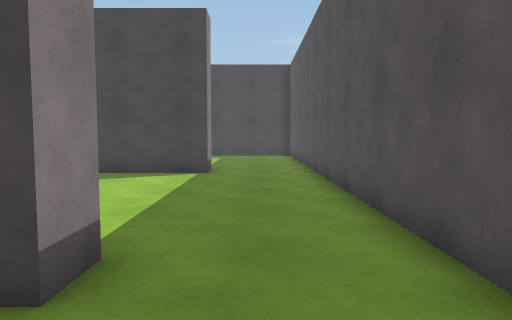
[1] (above)

16 first-person views from a walk through a scene from a Unity 3-D project. The camera is 1.2 m above the floor, tilts 4° down and sees 70° across. The floor is counted in squares, 1 m on a side. Each view is taken from the middle of a square. On the plan, view 1 faces up. The plan holds only what a view shows up to about 15 squares ahead; the rest is blank.

[2]
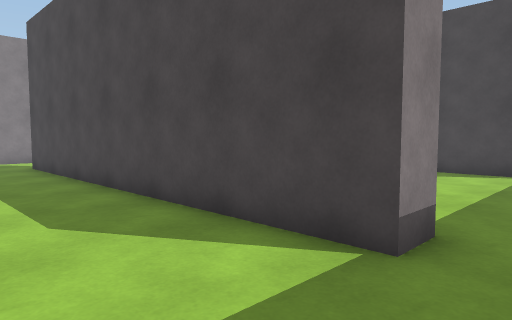

[3]
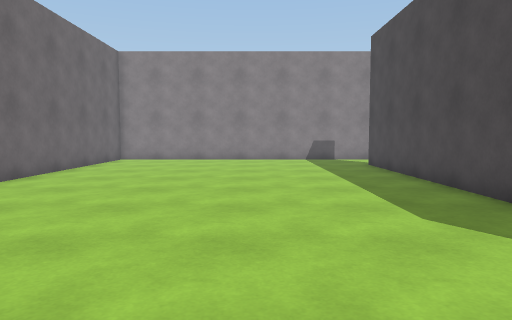

[4]
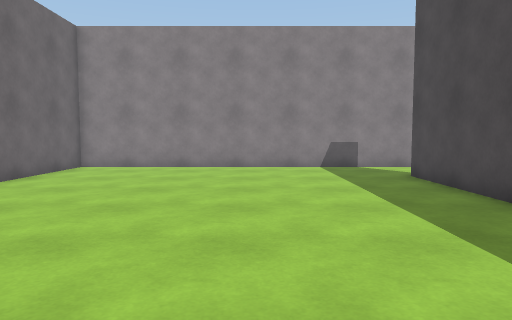

[5]
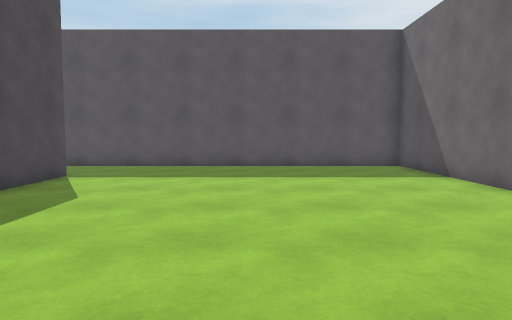

[6]
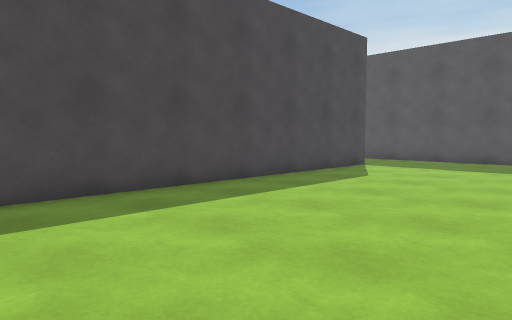

[7]
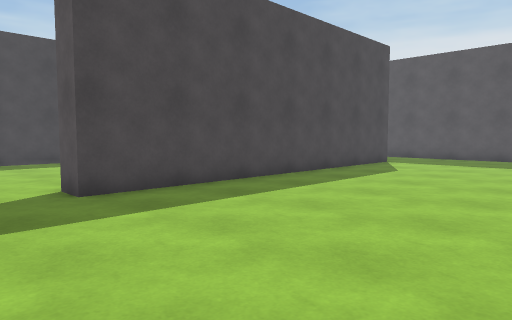

[8]
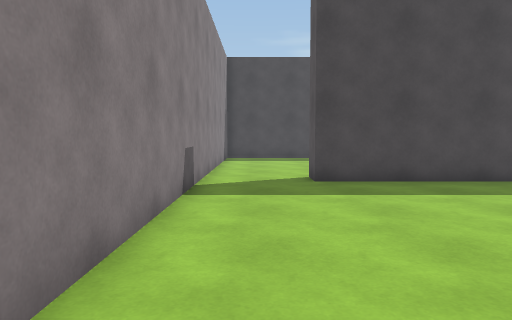

[9]
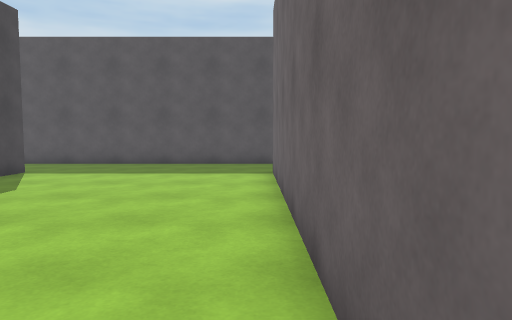

[10]
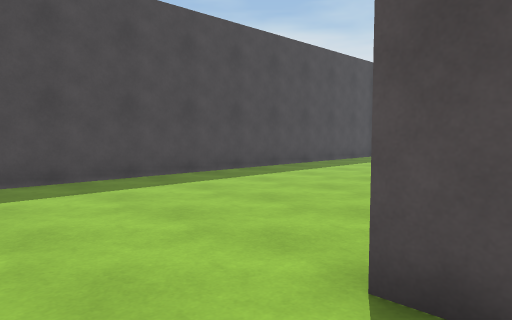

[11]
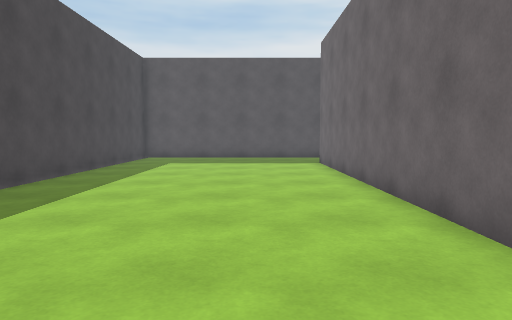

[12]
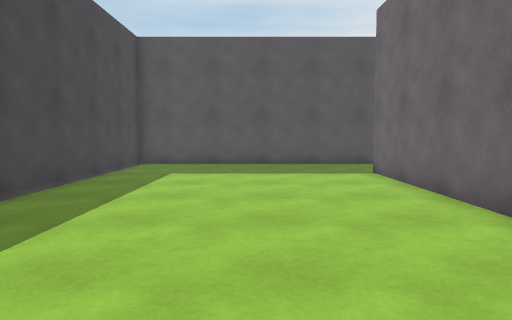

[13]
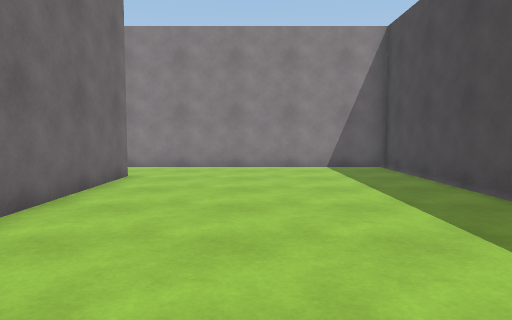

[14]
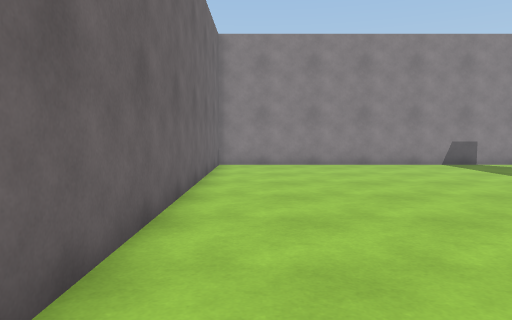

[15]
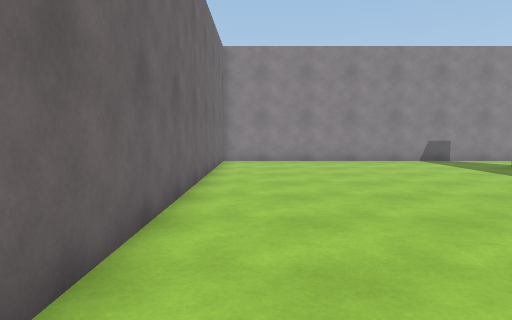

[16]
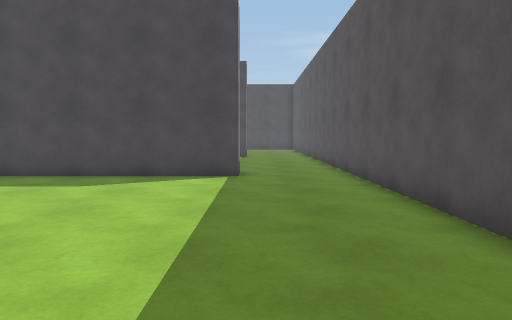

### Floor plan
Points are (right, up) in squares from view 1. A wall is a line through its corners. A room is listed if a view was taken in it or the views show most of it. See-through windows are left out.
Room 1 (views 1, 2, 3, 4, 5, 6, 7, 8, 9, 10, 14, 15, 16)
walls: (-12.4, 3.5) (-1.5, 3.5) (-1.5, 2.5) (-14.5, 2.5); (-1.5, 12.3) (-1.5, 11.3) (-14.5, 11.3) (-14.5, 12.3); (-17.5, 13.5) (-17.5, -8.5) (1.9, -8.5) (1.9, 12.5)
ways out: opening at (-16, 13.7) to room 2; opening at (0, 13) to room 2
Room 2 (views 11, 12, 13)
walls: (-14.5, 12.3) (-1.5, 12.3); (1.9, 12.5) (1.9, 20.7) (-17.5, 20.7) (-17.5, 13.5)
ways out: opening at (-16, 13.7) to room 1; opening at (0, 13) to room 1

Where each view was taken, in squares from view 1:
view 1: 0 up, 0 right, facing up
view 2: 1 down, 0 right, facing up-left
view 3: 2 down, 0 right, facing left
view 4: 2 down, 4 left, facing left
view 5: 3 down, 12 left, facing right
view 6: 4 up, 15 left, facing up-right
view 7: 4 up, 17 left, facing up-right
view 8: 2 up, 16 left, facing up
view 9: 4 up, 13 left, facing right
view 10: 11 up, 17 left, facing up-right
view 11: 15 up, 17 left, facing right
view 12: 16 up, 13 left, facing right
view 13: 16 up, 4 left, facing left
view 14: 7 down, 3 left, facing left
view 15: 7 down, 1 left, facing left
view 16: 8 down, 1 left, facing up
